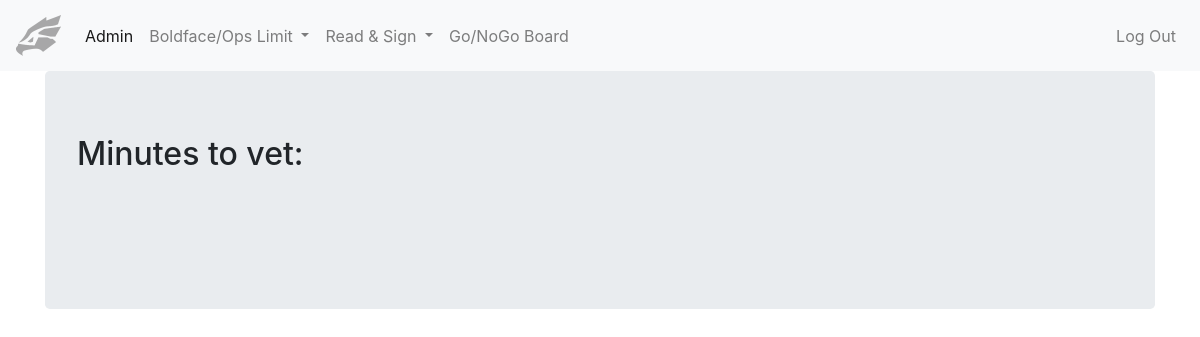
Page /first_app/minutestovet/ (signed in) on the earlier database version.
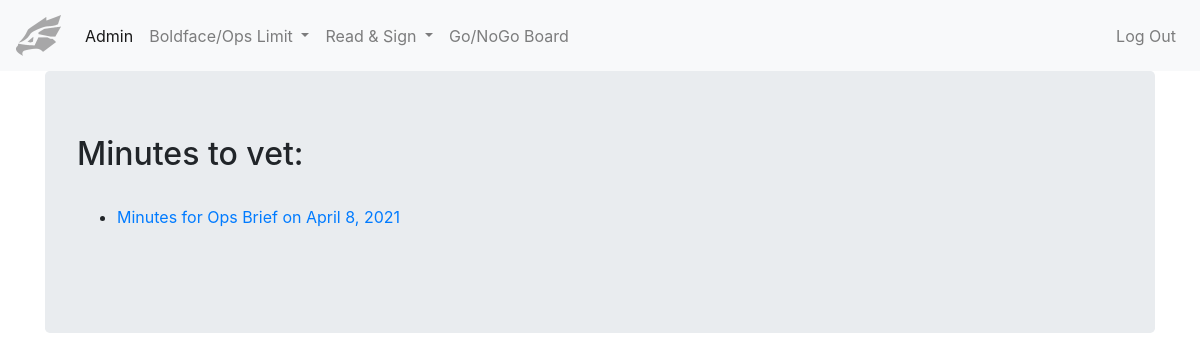
Same page on the later database version.
### first_app/models.py (models this page shows, shortened)
class OpsBriefMinutes(models.Model):
    class TypeOfMinutes(models.TextChoices):
        ops_brief = "Ops Brief"
        eodd = "EODD"
    type_of_minutes = models.CharField(max_length=10, choices=TypeOfMinutes.choices, default=TypeOfMinutes.ops_brief)
    date = models.DateField()
    minutes_taker = models.CharField(max_length=20)
    duty_instructor = models.CharField(max_length=20)
    vetted = models.BooleanField(default=False)

### first_app/views.py (the view)
# urls.py: path('minutestovet/', views.vet_minutes_view, name='vet_minutes_view'),
def vet_minutes_view(request):
    user = BFUser.objects.get(user=request.user)
    minutes_to_vet = OpsBriefMinutes.objects.filter(vetted=False, duty_instructor=user)
    all_users = BFUser.objects.all()
    context = {
        'minutes_to_vet': minutes_to_vet,
    }
    return render(request, 'vet_minutes_overview.html', context=context)

### first_app/models.py (called while the page is built)
    def __str__(self):
        return f"{self.callsign}"

### first_app/templates/first_app/vet_minutes_overview.html
{% extends "base.html" %}
{% load static %}
{% block content %}
<div class="container">
    <div class="jumbotron">
        <h2>Minutes to vet:</h2><br>
            <ul>
            {% for minutes in minutes_to_vet %}
              <li>
              <a href="{% url 'vet_minutes_detailview' minutes_id=minutes.id %}">Minutes for {{ minutes.type_of_minutes }} on {{ minutes.date }}</a>
              </li>
            {% endfor %}
            </ul><br>
    </div>
</div>
{% endblock %}

### templates/base.html (shortened to what this page needs)
<!DOCTYPE html>
{% load static %}
<html>
<head>
  <link rel="stylesheet" href="https://cdn.jsdelivr.net/npm/bootstrap@4.6.0/dist/css/bootstrap.min.css">
  <link rel="stylesheet" type="text/css" href="{% static 'first_app/style.css' %}">
</head>
<body>
  <nav class="navbar navbar-expand-sm navbar-light bg-light">
    <a class="navbar-brand" href="{% url 'index' %}"><img src="{% static 'first_app/falconicon.png' %}"></a>
    {% if user.is_authenticated %}
    <div class="collapse navbar-collapse" id="navbarSupportedContent">
      <ul class="navbar-nav mr-auto">
        {% if user.username == 'admin' %}
        <li class="nav-item active">
          <a class="nav-link" href="{% url 'admin:index' %}">Admin <span class="sr-only">(current)</span></a>
        </li>
        {% endif %}
        <li class="nav-item dropdown">
          <a class="nav-link dropdown-toggle" href="#" id="navbarDropdown" role="button" data-toggle="dropdown" aria-haspopup="true" aria-expanded="false">
            Boldface/Ops Limit
          </a>
        </li>
        <li class="nav-item dropdown">
          <a class="nav-link dropdown-toggle" href="#" id="navbarDropdown" role="button" data-toggle="dropdown" aria-haspopup="true" aria-expanded="false">
            Read & Sign
          </a>
        </li>
        <li class="nav-item">
          <a class="nav-link" href="{% url 'board' %}">Go/NoGo Board</a>
        </li>
      </ul>
      {% endif %}
      <ul class="navbar-nav ml-auto">
        {% if user.is_authenticated %}
          <li class="nav-item">
            <a class="nav-link" href="{% url 'logout' %}">Log Out</a></li>
        {% else %}
          <li class="nav-item"><a class="nav-link" href="{% url 'login' %}">Log In</a></li>
        {% endif %}
      </ul>
    </div>
  </nav>
{% block content %}
{% endblock %}
</body>
</html>

### first_app/static/first_app/style.css (style rules this page uses)
*, *::before, *::after { box-sizing: border-box; }
:root { --input-border: #8b8a8b; --input-focus-h: 245; --input-focus-s: 100%; --input-focus-l: 42%; }

Differences in the rows shown:
added OpsBriefMinutes: type_of_minutes "Ops Brief", date "April 8, 2021"
